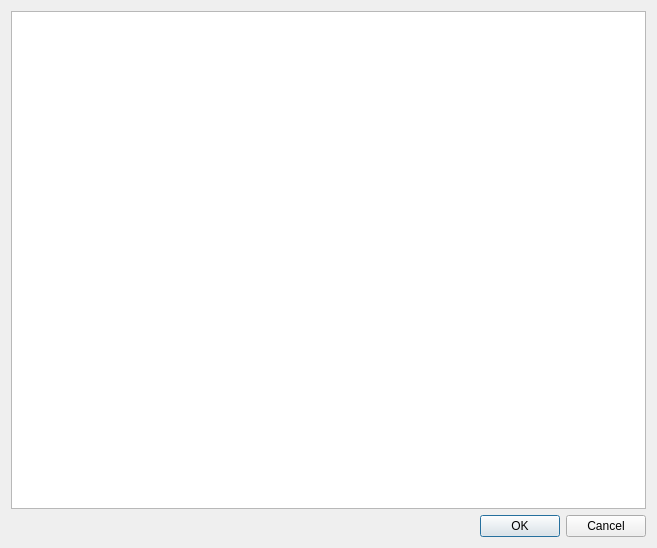
<?xml version="1.0" encoding="UTF-8"?>
<ui version="4.0">
 <class>Dialog</class>
 <widget class="QDialog" name="Dialog">
  <property name="geometry">
   <rect>
    <x>0</x>
    <y>0</y>
    <width>657</width>
    <height>548</height>
   </rect>
  </property>
  <property name="windowTitle">
   <string>Dialog</string>
  </property>
  <layout class="QVBoxLayout" name="verticalLayout">
   <item>
    <widget class="QListView" name="listView"/>
   </item>
   <item>
    <widget class="QDialogButtonBox" name="buttonBox">
     <property name="standardButtons">
      <set>QDialogButtonBox::Cancel|QDialogButtonBox::Ok</set>
     </property>
    </widget>
   </item>
  </layout>
 </widget>
 <resources/>
 <connections/>
</ui>
